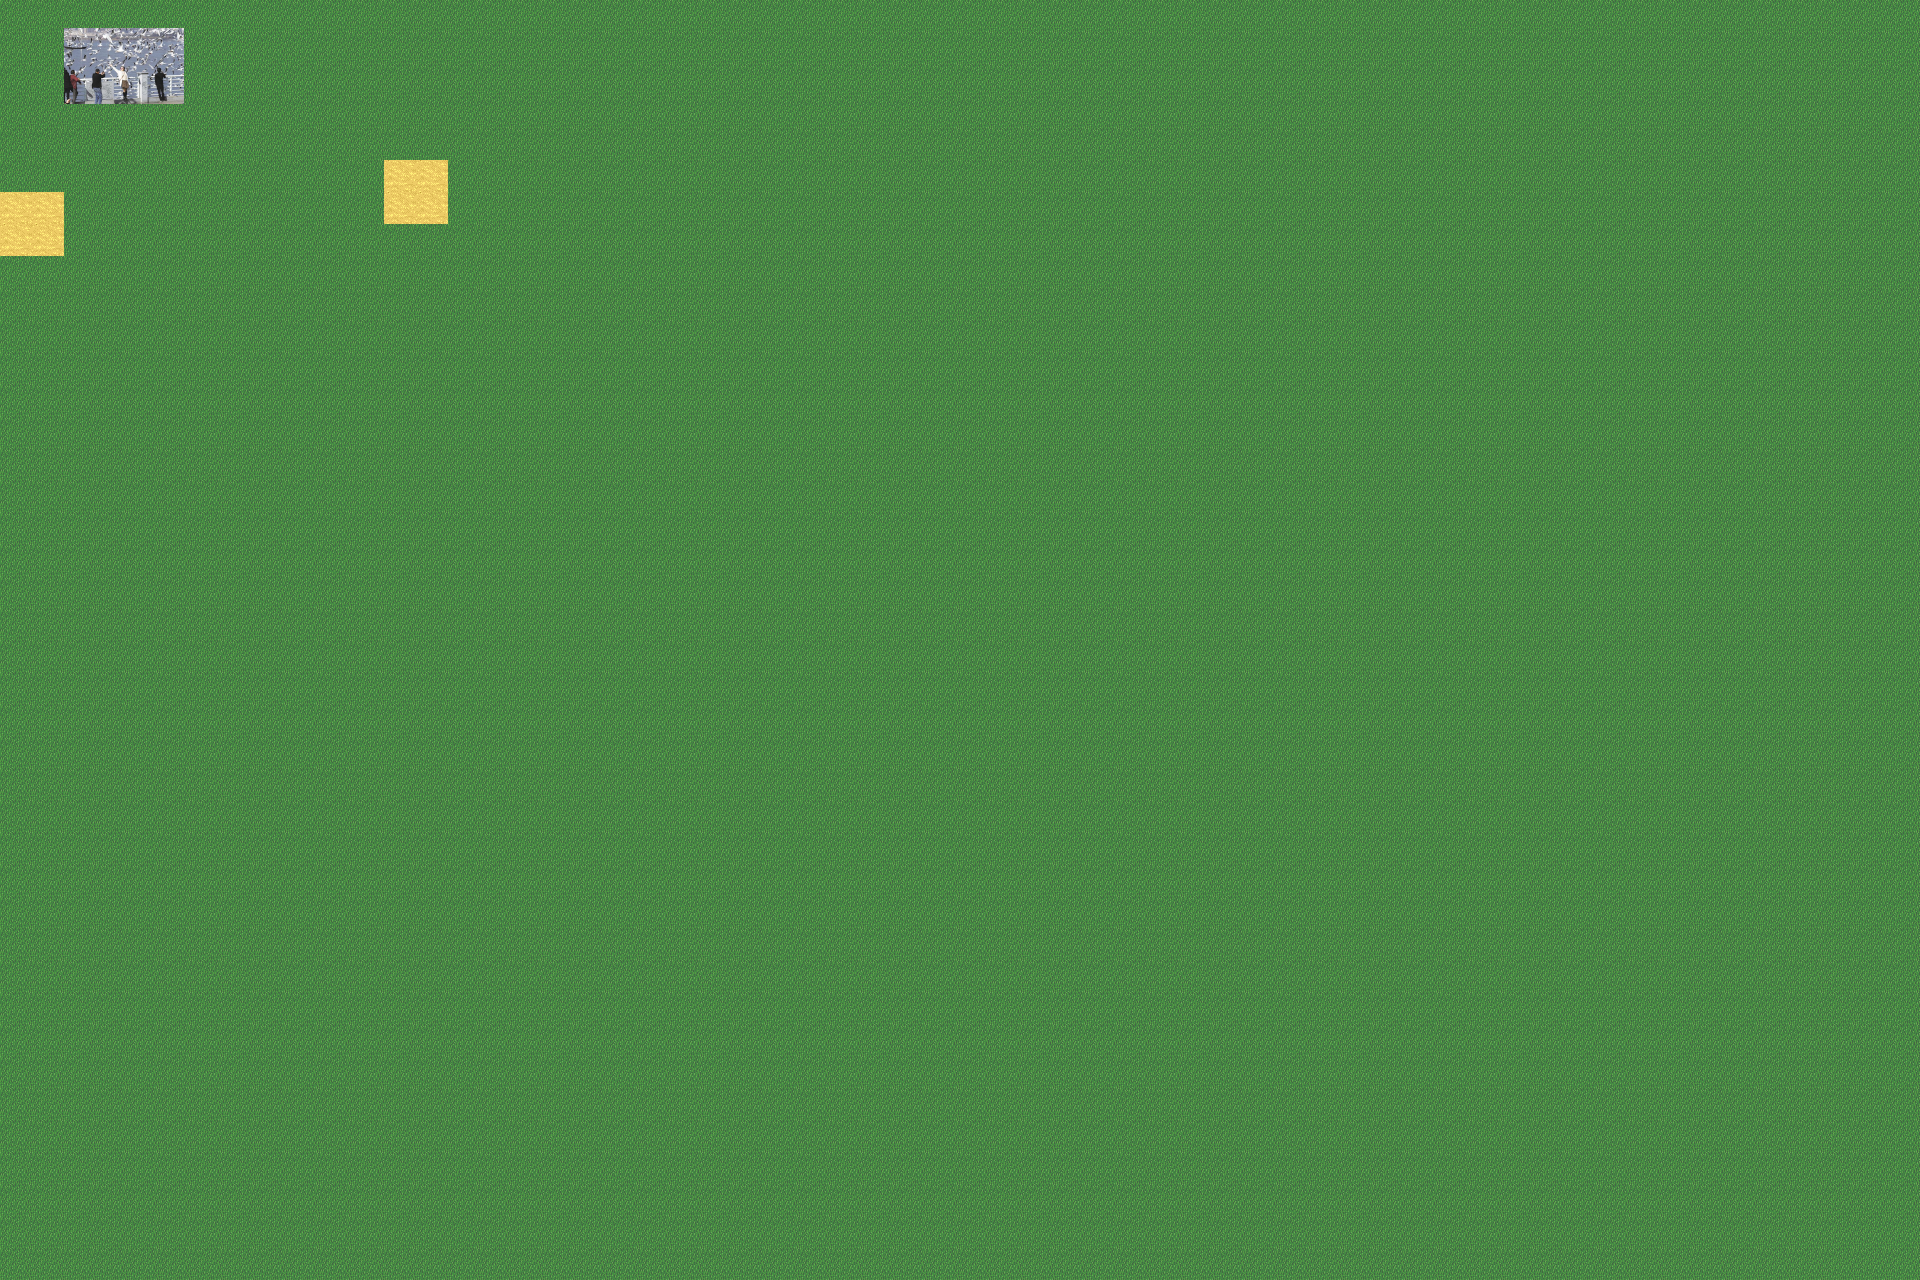

This game map was drawn from its Tiled (.tmx) file and the tilesets committed beside it. A one-line description and the trimmed map source follow:
An orthogonal 60x40 tile map with 32x32 px tiles, 4 tile layers (background, fringe, object, collision), 2 tilesets and 2 objects (2x event).

<map version="1.10" tiledversion="1.10.1" orientation="orthogonal" renderorder="right-down" width="60" height="40" tilewidth="32" tileheight="32" infinite="0" nextlayerid="8" nextobjectid="3">
 <editorsettings>
  <export target="../../mods/hero_geos/maps/yunnan.tm" format="flare" />
 </editorsettings>
 <properties>
  <property name="hero_pos" value="1,1" />
  <property name="tileset" value="tilesetdefs/yunnan.txt" />
  <property name="title" value="yun nan" />
 </properties>
 <tileset firstgid="1" source="map1.tsx" />
 <tileset firstgid="11" source="sites.tsx" />
 <layer id="1" name="background" width="60" height="40">
  <data>[2400 cells, 2400 non-empty, 2 distinct tile ids]</data>
 </layer>
 <layer id="2" name="fringe" width="60" height="40">
  <data>[2400 cells, 5 non-empty, 2 distinct tile ids]</data>
 </layer>
 <layer id="3" name="object" width="60" height="40">
  <data>[2400 cells, 0 non-empty, 0 distinct tile ids]</data>
 </layer>
 <layer id="4" name="collision" width="60" height="40">
  <data>[2400 cells, 0 non-empty, 0 distinct tile ids]</data>
 </layer>
 <objectgroup id="5" name="event">
  <object id="1" name="to virology institute" type="event" x="12" y="204" width="85" height="80">
   <properties>
    <property name="activate" value="on_trigger" />
    <property name="hotspot" value="location" />
    <property name="intermap" value="maps/virologyinstitute.txt" />
    <property name="tooltip" value="to virology institute" />
   </properties>
  </object>
  <object id="2" name="to bat cave" type="event" x="399" y="175" width="72" height="75">
   <properties>
    <property name="activate" value="on_trigger" />
    <property name="hotspot" value="location" />
    <property name="intermap" value="maps/batcave.txt" />
    <property name="tooltip" value="to bat cave" />
   </properties>
  </object>
 </objectgroup>
 <objectgroup id="6" name="npc" />
 <objectgroup id="7" name="enemy" />
</map>
